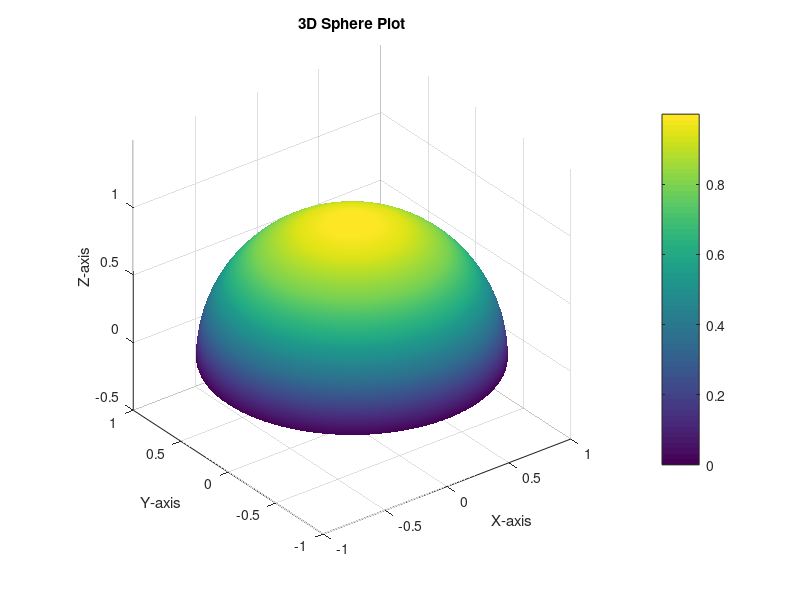

The MATLAB source for this figure:
% Define parameters for the sphere
t = linspace(0, pi, 50); % From 0 to pi
s = linspace(0, 2*pi, 50); % From 0 to 2*pi

% Create meshgrid for the parameters
[T, S] = meshgrid(t, s);

% Parametric equations for the sphere
x = cos(T) .* cos(S);
y = cos(T) .* sin(S);
z = sin(T);

% Create a 3D surface plot for the sphere
figure;
surf(x, y, z); % 3D surface plot of the sphere
shading interp; % Interpolated shading
axis equal; % Equal scaling on all axes

% Add titles and labels
title('3D Sphere Plot');
xlabel('X-axis');
ylabel('Y-axis');
zlabel('Z-axis');
colorbar; % Add color bar
grid on; % Add grid
